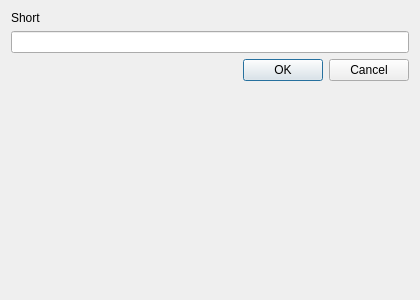
<?xml version="1.0" encoding="UTF-8"?>
<ui version="4.0"><class>Dialog</class><widget class="QDialog" name="Dialog"><property name="geometry"><rect><x>0</x><y>0</y><width>420</width><height>300</height></rect></property><property name="windowTitle"><string>Label 0</string></property><layout class="QVBoxLayout" name="verticalLayout"><property name="leftMargin"><number>11</number></property><property name="topMargin"><number>11</number></property><property name="rightMargin"><number>11</number></property><property name="bottomMargin"><number>11</number></property><property name="spacing"><number>6</number></property><item><widget class="QLabel" name="label_1"><property name="text"><string>Short</string></property></widget></item><item><widget class="QLineEdit" name="lineEdit_1"></widget></item><item><layout class="QHBoxLayout" name="buttons"><property name="leftMargin"><number>0</number></property><property name="topMargin"><number>0</number></property><property name="rightMargin"><number>0</number></property><property name="bottomMargin"><number>0</number></property><property name="spacing"><number>6</number></property><item><spacer name="horizontalSpacer"><property name="orientation"><enum>Qt::Orientation::Horizontal</enum></property><property name="sizeHint" stdset="0"><size><width>40</width><height>20</height></size></property></spacer></item><item><widget class="QPushButton" name="ok"><property name="text"><string>OK</string></property></widget></item><item><widget class="QPushButton" name="cancel"><property name="text"><string>Cancel</string></property></widget></item></layout></item><item><spacer name="verticalSpacer"><property name="orientation"><enum>Qt::Orientation::Vertical</enum></property><property name="sizeHint" stdset="0"><size><width>40</width><height>20</height></size></property></spacer></item></layout></widget></ui>
